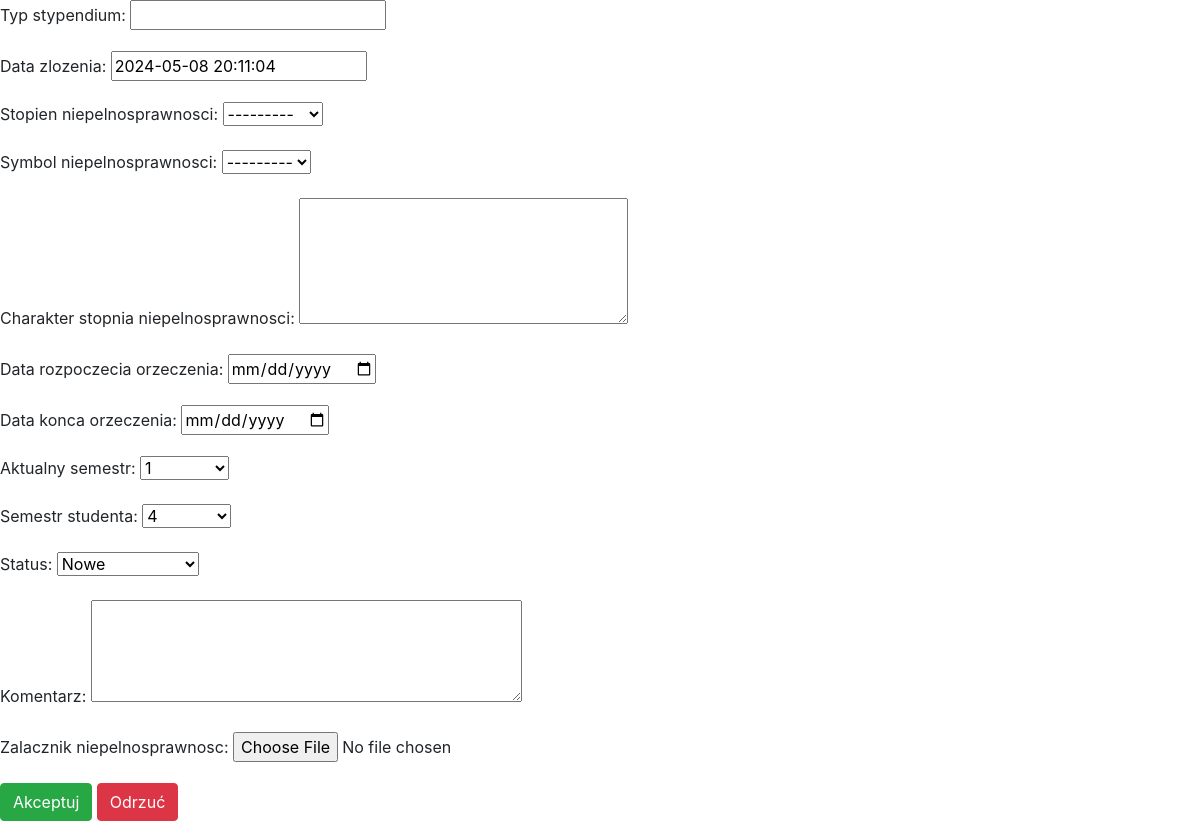
Page /zobacz_form_niepelno/1/ on the committed database.
### api/models.py (models this page shows)
class Formularz(models.Model):
    id_formularza = models.AutoField(primary_key=True)
    typ_stypendium = models.CharField(null=True, blank=True, max_length=30)
    student = models.ForeignKey('Student', on_delete=models.CASCADE)
    data_zlozenia = models.DateTimeField(null=True, blank=True)
    przychod_bez_podatku = models.FloatField(null=True, blank=True)
    srednia_przychod = models.FloatField(null=True, blank=True)
    srednia_ocen = models.FloatField(null=True, blank=True)
    dodatkowe_informacje = models.TextField(null=True, blank=True)
    plik_orzeczenie = models.ImageField(null=True, blank=True, upload_to='dokumenty/orzeczenia')
    id_osiagniecia = models.IntegerField(null=True, blank=True)
    oswiadczenie_prawo_o_szkolnictwie = models.BooleanField(default=False)
    oswiadczenie_gospodarstwo_domowe = models.BooleanField(default=False)
    oswiadczenie_dochody = models.BooleanField(default=False)
    zalacznik = models.FileField(null=True, blank=True, upload_to='dokumenty/zalaczniki')
    stopien_niepelnosprawnosci = models.ForeignKey('StopienNiepelnosprawnosci', on_delete=models.CASCADE, null=True, blank=True)
    symbol_niepelnosprawnosci = models.ForeignKey('SymbolNiepelnosprawnosci', on_delete=models.CASCADE, null=True, blank=True)
    charakter_stopnia_niepelnosprawnosci = models.TextField(null=True, blank=True, max_length=100)
    data_rozpoczecia_orzeczenia = models.DateField(null=True, blank=True)
    data_konca_orzeczenia = models.DateField(null=True, blank=True)
    status = models.CharField(max_length=20, choices=[('nowe', 'Nowe'), ('zaakceptowane', 'Zaakceptowane'), ('odrzucone', 'Odrzucone')], default='nowe', blank=True, null=True)
    komentarz = models.TextField(null=True, blank=True)
    punkty_osiagniecie = models.IntegerField(null=True, blank=True)
    aktualny_semestr = models.ForeignKey('AktualnySemestr', on_delete=models.CASCADE, null=True, blank=True)
    semestr_studenta = models.ForeignKey('SemestrStudenta', on_delete=models.CASCADE, null=True, blank=True)
    zalacznik_niepelnosprawnosc = models.FileField(null=True, blank=True, upload_to='dokumenty/zalaczniki_niepelnosprawnosci')

### api/views.py (the view)
# urls.py: path('zobacz_form_niepelno/<int:pk>/', ZobaczFormNiepelno, name='zobacz_form_niepelno'),
def ZobaczFormNiepelno(request, pk):
    formularz = get_object_or_404(Formularz, id_formularza=pk)
    if request.method == 'POST':
        form = SkladanieFormularzaDlaNiepelnosprawnych(request.POST, instance=formularz)
        if form.is_valid():
            if 'accept' in request.POST:
                formularz.status = 'zaakceptowane'
                formularz.save()
                return redirect('zaakceptowane_wnioski')
            elif 'reject' in request.POST:
                formularz.status = 'odrzucone'
                formularz.save()
                return redirect('odrzucone_wnioski')
    else:
        form = SkladanieFormularzaDlaNiepelnosprawnych(instance=formularz)
    context = {'form': form}
    return render(request, 'website/zobacz_form_niepelno.html', context)

### api/forms.py (shortened to what this page needs)
class SkladanieFormularzaDlaNiepelnosprawnych(forms.ModelForm):
    class Meta:
        model = Formularz
        fields = ['typ_stypendium', 'data_zlozenia', 'stopien_niepelnosprawnosci', 'symbol_niepelnosprawnosci', 'charakter_stopnia_niepelnosprawnosci', 'data_rozpoczecia_orzeczenia','data_konca_orzeczenia', 'aktualny_semestr', 'semestr_studenta','status','komentarz', 'zalacznik_niepelnosprawnosc']
        widgets = {
            'komentarz': forms.Textarea(attrs={'cols': 40, 'rows': 4}),
            'data_rozpoczecia_orzeczenia': forms.DateInput(attrs={'type': 'date'}) ,
            'data_konca_orzeczenia': forms.DateInput(attrs={'type': 'date'}),
            'charakter_stopnia_niepelnosprawnosci': forms.Textarea(attrs={'cols': 30, 'rows': 5}),
        }

### api/models.py (called while the page is built)
    def __str__(self):
        return str(self.nazwa_symbolu)

    def __str__(self):
        return str(self.nazwa_stopnia)

    def __str__(self):
        return str(self.semestr)

    def __str__(self):
        return str(self.semestr)

### api/templates/website/zobacz_form_niepelno.html (shortened to what this page needs)
{% extends "navbar.html" %}
{% block content %}
<form method="POST">
    {{ form.as_p }}
    <button type="submit" name="accept" class="btn btn-success">Akceptuj</button>
    <button type="submit" name="reject" class="btn btn-danger">Odrzuć</button>
</form>
{% endblock %}

### rows in the picture
Formularz: data_zlozenia "2024-05-08 20:11:04", stopien_niepelnosprawnosci "---------", symbol_niepelnosprawnosci "---------", aktualny_semestr "1", semestr_studenta "4", status "Nowe"
